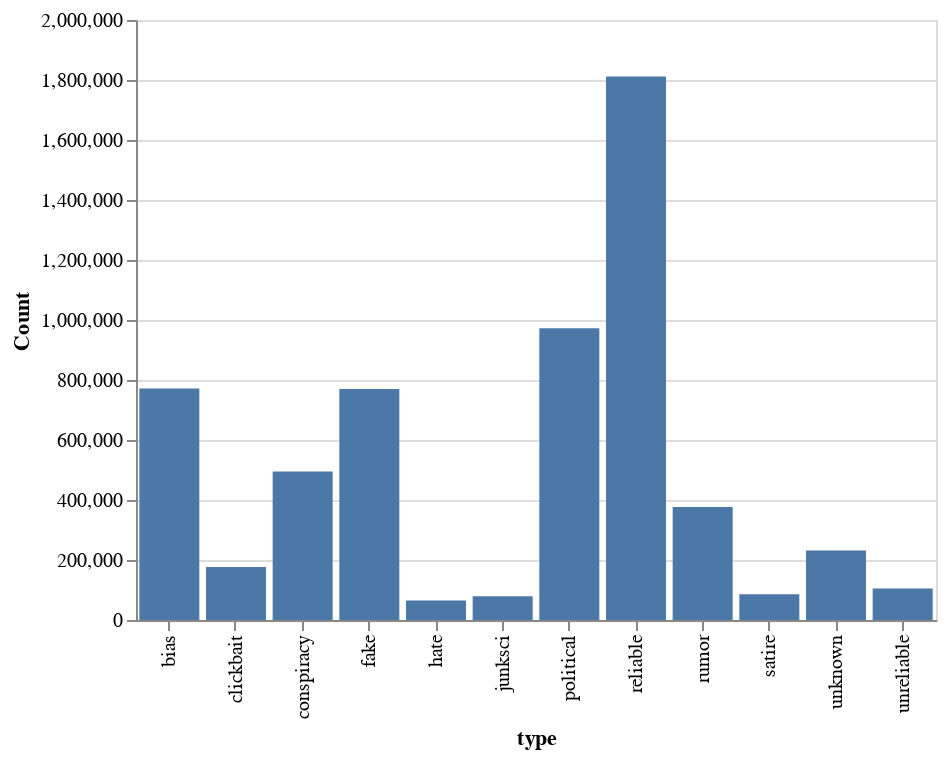

Notebook source saved alongside this figure:
### Code cell
alt.Chart(data).mark_bar().encode(
    x = alt.X('x', axis=alt.Axis(title="type")),
    y = alt.Y('y', axis=alt.Axis(title="Count"))
)

### Figure 1 — Vega-Lite specification as saved in the notebook (floating-point values rounded to 4 significant figures)
{"$schema": "https://vega.github.io/schema/vega-lite/v2.6.0.json", "config": {"view": {"height": 300, "width": 400}}, "data": {"name": "data-8dcf6f683d28192137b4d4c2284e068f"}, "datasets": {"data-8dcf6f683d28192137b4d4c2284e068f": [{"x": "unknown", "y": 231301}, {"x": "junksci", "y": 79342}, {"x": "conspiracy", "y": 495402}, {"x": "fake", "y": 770287}, {"x": "unreliable", "y": 104657}, {"x": "hate", "y": 65264}, {"x": "clickbait", "y": 176403}, {"x": "rumor", "y": 376815}, {"x": "reliable", "y": 1811644}, {"x": "bias", "y": 771407}, {"x": "satire", "y": 85523}, {"x": "political", "y": 972283}]}, "encoding": {"x": {"axis": {"title": "type"}, "field": "x", "type": "nominal"}, "y": {"axis": {"title": "Count"}, "field": "y", "type": "quantitative"}}, "mark": "bar"}
